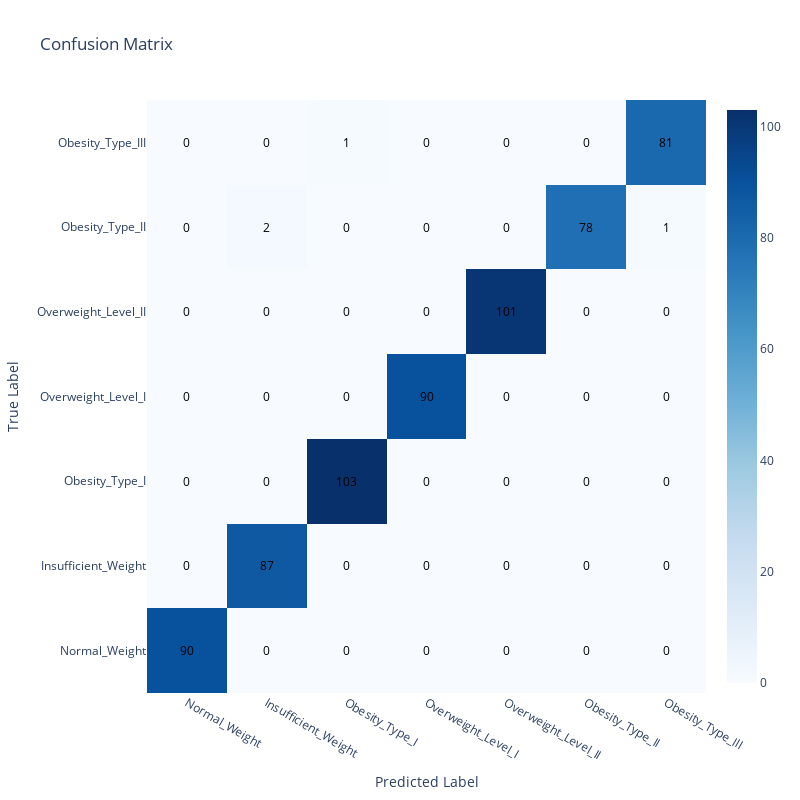

Source (notebook cell):
### Code cell
# Compute the confusion matrix
conf_matrix = confusion_matrix(y_test, y_pred)
class_names = y_train['obesity_level'].unique()
import plotly.graph_objects as go
# Creating a confusion matrix heatmap using Plotly Graph Objects with true class names
fig = go.Figure(data=go.Heatmap(
                   z=conf_matrix,
                   x=class_names,
                   y=class_names,
                   colorscale='Blues'))

# Adding annotations
for i in range(len(conf_matrix)):
    for j in range(len(conf_matrix[i])):
        fig.add_annotation(
            x=j, y=i,
            text=str(conf_matrix[i][j]),
            showarrow=False,
            font=dict(color="black", size=12)
        )

# Updating layout for better readability
fig.update_layout(
    title='Confusion Matrix',
    xaxis_title='Predicted Label',
    yaxis_title='True Label',
    width=800, height=800
)

fig.show()

### Figure 1 — Plotly figure (JSON) as saved in the notebook; plotly's stock layout.template omitted (floating-point values rounded to 4 significant figures)
{"data": [{"colorscale": [[0, "rgb(247,251,255)"], [0.125, "rgb(222,235,247)"], [0.25, "rgb(198,219,239)"], [0.375, "rgb(158,202,225)"], [0.5, "rgb(107,174,214)"], [0.625, "rgb(66,146,198)"], [0.75, "rgb(33,113,181)"], [0.875, "rgb(8,81,156)"], [1, "rgb(8,48,107)"]], "type": "heatmap", "x": ["Normal_Weight", "Insufficient_Weight", "Obesity_Type_I", "Overweight_Level_I", "Overweight_Level_II", "Obesity_Type_II", "Obesity_Type_III"], "y": ["Normal_Weight", "Insufficient_Weight", "Obesity_Type_I", "Overweight_Level_I", "Overweight_Level_II", "Obesity_Type_II", "Obesity_Type_III"], "z": [[90, 0, 0, 0, 0, 0, 0], [0, 87, 0, 0, 0, 0, 0], [0, 0, 103, 0, 0, 0, 0], [0, 0, 0, 90, 0, 0, 0], [0, 0, 0, 0, 101, 0, 0], [0, 2, 0, 0, 0, 78, 1], [0, 0, 1, 0, 0, 0, 81]]}], "layout": {"annotations": [{"font": {"color": "black", "size": 12}, "showarrow": false, "text": "90", "x": 0, "y": 0}, {"font": {"color": "black", "size": 12}, "showarrow": false, "text": "0", "x": 1, "y": 0}, {"font": {"color": "black", "size": 12}, "showarrow": false, "text": "0", "x": 2, "y": 0}, {"font": {"color": "black", "size": 12}, "showarrow": false, "text": "0", "x": 3, "y": 0}, {"font": {"color": "black", "size": 12}, "showarrow": false, "text": "0", "x": 4, "y": 0}, {"font": {"color": "black", "size": 12}, "showarrow": false, "text": "0", "x": 5, "y": 0}, {"font": {"color": "black", "size": 12}, "showarrow": false, "text": "0", "x": 6, "y": 0}, {"font": {"color": "black", "size": 12}, "showarrow": false, "text": "0", "x": 0, "y": 1}, {"font": {"color": "black", "size": 12}, "showarrow": false, "text": "87", "x": 1, "y": 1}, {"font": {"color": "black", "size": 12}, "showarrow": false, "text": "0", "x": 2, "y": 1}, {"font": {"color": "black", "size": 12}, "showarrow": false, "text": "0", "x": 3, "y": 1}, {"font": {"color": "black", "size": 12}, "showarrow": false, "text": "0", "x": 4, "y": 1}, {"font": {"color": "black", "size": 12}, "showarrow": false, "text": "0", "x": 5, "y": 1}, {"font": {"color": "black", "size": 12}, "showarrow": false, "text": "0", "x": 6, "y": 1}, {"font": {"color": "black", "size": 12}, "showarrow": false, "text": "0", "x": 0, "y": 2}, {"font": {"color": "black", "size": 12}, "showarrow": false, "text": "0", "x": 1, "y": 2}, {"font": {"color": "black", "size": 12}, "showarrow": false, "text": "103", "x": 2, "y": 2}, {"font": {"color": "black", "size": 12}, "showarrow": false, "text": "0", "x": 3, "y": 2}, {"font": {"color": "black", "size": 12}, "showarrow": false, "text": "0", "x": 4, "y": 2}, {"font": {"color": "black", "size": 12}, "showarrow": false, "text": "0", "x": 5, "y": 2}, {"font": {"color": "black", "size": 12}, "showarrow": false, "text": "0", "x": 6, "y": 2}, {"font": {"color": "black", "size": 12}, "showarrow": false, "text": "0", "x": 0, "y": 3}, {"font": {"color": "black", "size": 12}, "showarrow": false, "text": "0", "x": 1, "y": 3}, {"font": {"color": "black", "size": 12}, "showarrow": false, "text": "0", "x": 2, "y": 3}, {"font": {"color": "black", "size": 12}, "showarrow": false, "text": "90", "x": 3, "y": 3}, {"font": {"color": "black", "size": 12}, "showarrow": false, "text": "0", "x": 4, "y": 3}, {"font": {"color": "black", "size": 12}, "showarrow": false, "text": "0", "x": 5, "y": 3}, {"font": {"color": "black", "size": 12}, "showarrow": false, "text": "0", "x": 6, "y": 3}, {"font": {"color": "black", "size": 12}, "showarrow": false, "text": "0", "x": 0, "y": 4}, {"font": {"color": "black", "size": 12}, "showarrow": false, "text": "0", "x": 1, "y": 4}, {"font": {"color": "black", "size": 12}, "showarrow": false, "text": "0", "x": 2, "y": 4}, {"font": {"color": "black", "size": 12}, "showarrow": false, "text": "0", "x": 3, "y": 4}, {"font": {"color": "black", "size": 12}, "showarrow": false, "text": "101", "x": 4, "y": 4}, {"font": {"color": "black", "size": 12}, "showarrow": false, "text": "0", "x": 5, "y": 4}, {"font": {"color": "black", "size": 12}, "showarrow": false, "text": "0", "x": 6, "y": 4}, {"font": {"color": "black", "size": 12}, "showarrow": false, "text": "0", "x": 0, "y": 5}, {"font": {"color": "black", "size": 12}, "showarrow": false, "text": "2", "x": 1, "y": 5}, {"font": {"color": "black", "size": 12}, "showarrow": false, "text": "0", "x": 2, "y": 5}, {"font": {"color": "black", "size": 12}, "showarrow": false, "text": "0", "x": 3, "y": 5}, {"font": {"color": "black", "size": 12}, "showarrow": false, "text": "0", "x": 4, "y": 5}, {"font": {"color": "black", "size": 12}, "showarrow": false, "text": "78", "x": 5, "y": 5}, {"font": {"color": "black", "size": 12}, "showarrow": false, "text": "1", "x": 6, "y": 5}, {"font": {"color": "black", "size": 12}, "showarrow": false, "text": "0", "x": 0, "y": 6}, {"font": {"color": "black", "size": 12}, "showarrow": false, "text": "0", "x": 1, "y": 6}, {"font": {"color": "black", "size": 12}, "showarrow": false, "text": "1", "x": 2, "y": 6}, {"font": {"color": "black", "size": 12}, "showarrow": false, "text": "0", "x": 3, "y": 6}, {"font": {"color": "black", "size": 12}, "showarrow": false, "text": "0", "x": 4, "y": 6}, {"font": {"color": "black", "size": 12}, "showarrow": false, "text": "0", "x": 5, "y": 6}, {"font": {"color": "black", "size": 12}, "showarrow": false, "text": "81", "x": 6, "y": 6}], "height": 800, "title": {"text": "Confusion Matrix"}, "width": 800, "xaxis": {"title": {"text": "Predicted Label"}}, "yaxis": {"title": {"text": "True Label"}}}}
